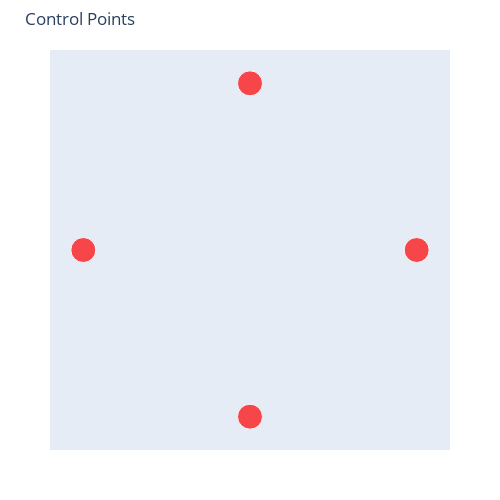

Notebook source saved alongside this figure:
### Code cell
fig.data = []

fig.add_trace(go.Scatter(
    x=control_points[:, 0], 
    y=control_points[:, 1],
    name="control points",
    mode="markers", 
    marker=dict(size=[25, 25, 25, 25],
                color="red")
))

fig.update_layout(title="Control Points")
fig.show()

### Figure 1 — Plotly figure (JSON) as saved in the notebook; plotly's stock layout.template omitted (floating-point values rounded to 4 significant figures)
{"data": [{"marker": {"color": "red", "size": [25, 25, 25, 25]}, "mode": "markers", "name": "control points", "type": "scatter", "x": [0, 0.5, 0.5, 1], "y": [0.5, 1, 0, 0.5]}], "layout": {"height": 500, "margin": {"b": 50, "l": 50, "r": 50, "t": 50}, "showlegend": false, "title": {"text": "Control Points"}, "width": 500, "xaxis": {"constrain": "domain", "range": [-0.1, 1.1], "showgrid": false, "showticklabels": false, "zeroline": false}, "yaxis": {"constrain": "domain", "range": [-0.1, 1.1], "scaleanchor": "x", "scaleratio": 1, "showgrid": false, "showticklabels": false, "zeroline": false}}}
